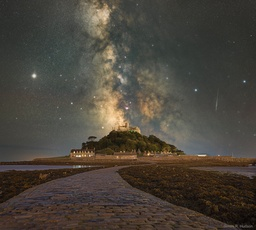
#> input picture SEM-7/Introduction To Image Processing/HW1/The Milky Way over St Michaels Mount.jpg, 256 x 230 px, shrunk from 2048 x 1841 before the run
$ jupyter execute CS17BTECH11012_hw1.ipynb
#> lines starting #> are read from the running program, lines starting #| are printed output that depends on the picture; after the words box and inside, x2 and y2 are one past the last pixel; in counts of white or black regions, pixels touching at a corner belong together; long printed decimals are rounded
## Problem 1

### 1.

[cell 1]
import matplotlib.pyplot as plt
import numpy as np
import math
from PIL import Image

# get histogram of the image
def getHistogram(image):

    bins = np.zeros(256)

    for i in range(image.shape[0]):
        for j in range(image.shape[1]):
            bins[int(image[i][j])] += 1

    y = np.arange(len(bins))
    plt.bar(y, bins, color = 'g')
    plt.show()

    return bins

[cell 2]
# get binary form of the image
def binarizeImg(image, T):

    for i in range(image.shape[0]):
        for j in range(image.shape[1]):
            if image[i][j] >= T:
                image[i][j] = 1
            else:
                image[i][j] = 0

    imgplot = plt.imshow(image, cmap = 'gray')
    return image

# to get the complement image
def getComplement(image):

    compImage = np.zeros(image.shape)
    for i in range(image.shape[0]):
        for j in range(image.shape[1]):
            if image[i][j]:
                compImage[i][j] = 0
            else:
                compImage[i][j] = 1

    return compImage

[cell 3]
def filter(image, i, j, s, n, case):

    if case == 'dilate':

        val = 0
        if s == 'cross':

            for row in range(-n, n + 1):
                if i - row >= 0 and i - row <= image.shape[0] - 1:
                    val = val or image[i - row][j]

            for col in range(-n, n + 1):
                if j - col >= 0 and j - col <= image.shape[1] - 1:
                    val = val or image[i][j - col]

        return val

    elif case == 'erode':

        val = 1
        if s == 'cross':

            for row in range(-n, n + 1):
                if i - row >= 0 and i - row <= image.shape[0] - 1:
                    val = val and image[i - row][j]

            for col in range(-n, n + 1):
                if j - col >= 0 and j - col <= image.shape[1] - 1:
                    val = val and image[i][j - col]

        return val

    elif case == 'median':

        if s == 'cross':

            count = [0, 0]
            for row in range(-n, n + 1):
                if i - row >= 0 and i - row <= image.shape[0] - 1:
                    count[int(image[i - row][j])] += 1

                elif i - row < 0:
                    count[int(image[0][j])] += 1

                else:
                    count[int(image[image.shape[0] - 1][j])] += 1


            for col in range(-n, n + 1):
                if j - col >= 0 and j - col <= image.shape[1] - 1:
                    count[int(image[i][j - col])] += 1

                elif j - col < 0:
                    count[int(image[i][0])] += 1

                else:
                    count[int(image[i][image.shape[1] - 1])] += 1

        count[int(image[i][j])] -= 1

        return count.index(max(count))

[cell 4]
def function(image, type_):

    outputImg = np.zeros(image.shape)

    for i in range(image.shape[0]):
        for j in range(image.shape[1]):
            outputImg[i][j] = filter(image, i, j, 'cross', 2, type_)

    return outputImg

[cell 5]
# reading the image
# 2020 September 07: The Milky Way over St Michaels Mount
# link : https://apod.nasa.gov/apod/ap200907.html
Milky = 'The Milky Way over St Michaels Mount.jpg'

imgMilky = Image.open(Milky)
#> imgMilky is the input picture: PIL image 256x230 RGB; mean R, G, B 74.4, 68.7, 59.9
imgMilky = np.array(imgMilky.convert('L'))
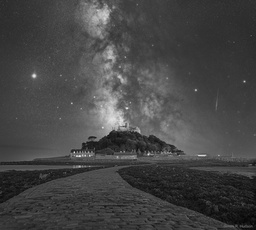
#> imgMilky: shape (230, 256); min 3, max 228, mean 69.4

[cell 6]
histMilky = getHistogram(imgMilky)
#> in getHistogram, `plt.show()`:
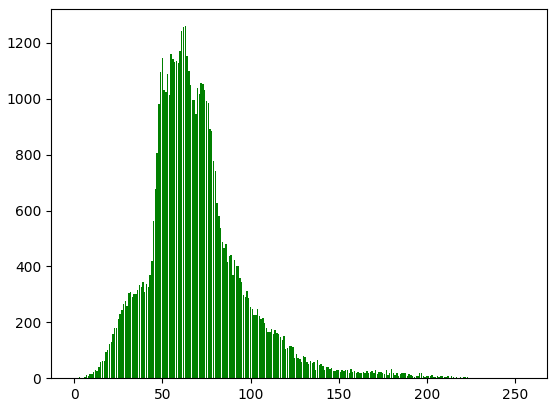
#> figure drawn by matplotlib, 1 panel; tallest bar 1260 high, from x = 62.6 to 63.4
#> histMilky = 256 values, max 1260 at index 63, min 0 at index 0, mean 230

[cell 7]
binaryMilky = binarizeImg(imgMilky.copy(), 65)
#> after the loop in binarizeImg, `for i in range(image.shape[0]):`:
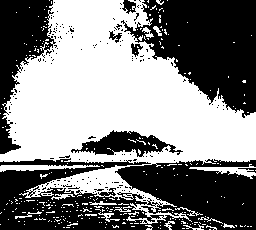
#> image: shape (230, 256); values 0 (black) and 1 (white), 51.4% white; 182 black regions (174 under 20 px), largest, box (x1, y1, x2, y2) and area: (0, 158, 256, 230) 13191, (121, 0, 256, 118) 9389, (0, 0, 56, 154) 3970
compMilky = getComplement(binaryMilky)

[cell 8]
# Erode
imgErode = function(compMilky, 'erode')
#> after the loop in function, `for i in range(image.shape[0]):`: outputImg: shape (230, 256) float64; values 0 (black) and 1 (white), 33.7% white; 178 white regions (154 under 20 px), largest, box (x1, y1, x2, y2) and area: (149, 0, 256, 112) 8043, (118, 165, 256, 230) 4653, (0, 0, 49, 104) 2854
imgErode = getComplement(imgErode)

# Dilate
imgDilate = function(binaryMilky, 'dilate')

if (imgErode == imgDilate).all():
    print('Hence, DILATE is the dual of ERODE with respect to complementation')
else:
    print('NO')

### 2.

[cell 9]
# Dilate
imgDilate = function(compMilky, 'dilate')
#> after the loop in function (call 3), `for i in range(image.shape[0]):`: outputImg: shape (230, 256) float64; values 0 (black) and 1 (white), 60.9% white; 88 black regions (83 under 20 px), largest, box (x1, y1, x2, y2) and area: (0, 0, 256, 163) 22117, (70, 167, 122, 192) 560, (0, 167, 48, 170) 70, (136, 9, 146, 24) 68, (238, 171, 251, 176) 22
imgDilate = getComplement(imgDilate)

# Erode
imgErode = function(binaryMilky, 'erode')

if (imgErode == imgDilate).all():
    print('Hence, ERODE is the dual of DILATE with respect to complementation')
else:
    print('NO')

### 3.

[cell 10]
# Median
imgMedian = function(compMilky, 'median')
#> after the loop in function (call 5), `for i in range(image.shape[0]):`:
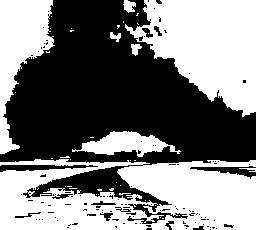
#> outputImg: shape (230, 256) float64; values 0 (black) and 1 (white), 49.4% white; 42 white regions (34 under 20 px), largest, box (x1, y1, x2, y2) and area: (0, 159, 256, 230) 13732, (125, 0, 256, 117) 9482, (0, 0, 55, 154) 4037
imgMedian = getComplement(imgMedian)

# Median
imgMedian_ = function(binaryMilky, 'median')

if (imgMedian == imgMedian_).all():
    print('Hence,  MEDIAN is its own dual with respect to complementation')
else:
    print('NO')

## Problem 2

[cell 11]
def LinearPointOp(image, P, L):

#> called with P = 2, L = 0
    outputImg = np.zeros(image.shape)

    for i in range(image.shape[0]):
        for j in range(image.shape[1]):
            outputImg[i][j] = int(P * image[i][j] + L)
            outputImg[i][j] = min(outputImg[i][j], 255)
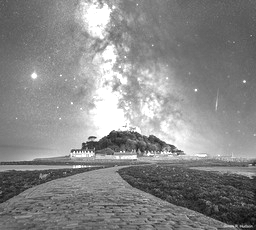
#> outputImg: shape (230, 256) float64; min 6, max 255, mean 136.8

    return outputImg

### 1.a

[cell 12]
# J = P.I :: P - 2 and L - 0
imgLinearPoint = LinearPointOp(imgMilky, 2, 0)
histMilkyLinearPoint = getHistogram(imgLinearPoint)

[cell 13]
'''In the above case we only have the scaling operation, so we have got a stretched version of the original histogram with P = 2 and L = 0'''

### 1.b

[cell 14]
# J = P.I :: P - 2 and L - 10
imgLinearPoint = LinearPointOp(imgMilky, 2, 10)
histMilkyLinearPoint = getHistogram(imgLinearPoint)

[cell 15]
'''In the above case we have both the scaling and offset operation, so we have got a stretched and shifted version of the original histogram with P = 2 and L = 10'''

### 2.

[cell 16]
# reading the image
# 2016 July 20: Dark Dunes on Mars
# link : https://apod.nasa.gov/apod/ap160720.html
Mars = 'Dark Dunes on Mars.jpg'

imgMars = Image.open(Mars)
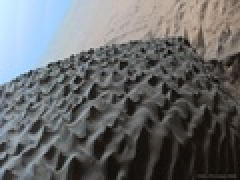
#> input picture SEM-7/Introduction To Image Processing/HW1/Dark Dunes on Mars.jpg, 120 x 90 px, shrunk from 960 x 720 before the run (shown 2 times larger)
#> imgMars is the input picture: PIL image 120x90 RGB; mean R, G, B 104.1, 106, 107.4
imgMars = np.array(imgMars.convert('L'))
#> imgMars: shape (90, 120)

[cell 17]
def FSCS(image, image_):
    A = np.amin(image)
    B = np.amax(image)

    print('Minimum pixel value before applying FSCS :', A)
#| Minimum pixel value before applying FSCS : 7
    print('Maximum pixel value before applying FSCS :', B)
#| Maximum pixel value before applying FSCS : 234
    print('-' * 60)
    print()

    K = 256

    # P
    P = (K - 1)/(B - A)

    # L
    L = (-A) * P

    print('Histogram of the image before applying FSCS')
    histMars = getHistogram(image_)

    imgFSCS = LinearPointOp(image, P, L)
#> after the loop in LinearPointOp (call 3), `for i in range(image.shape[0]):`: outputImg: shape (90, 120) float64; every value is 255
    print('Histogram of the image after applying FSCS')
    histMilkyLinearPoint = getHistogram(imgFSCS)
    print('-' * 60)
    print()


    A = np.amin(imgFSCS)
    B = np.amax(imgFSCS)

    print('Minimum pixel value after applying FSCS :', A)
#| Minimum pixel value after applying FSCS : 255.0
    print('Maximum pixel value after applying FSCS :', B)
#| Maximum pixel value after applying FSCS : 255.0

    return imgFSCS

[cell 18]
imgFSCS = FSCS(imgMars, imgMars)

[cell 19]
'''By applying the FSCS we have used the unused bit-values and we can observe it from our maximum pixel value changed from 240 to 255'''

### 3.

[cell 20]
imgLog = np.log(1  + imgMars)
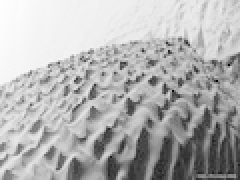
#> imgLog: shape (90, 120) float16 (shown 2 times larger); min 2.08, max 5.46, mean 4.45; drawn with min black and max white
imgLog = FSCS(imgLog, imgMars)
#| Minimum pixel value before applying FSCS : 2.08
#| Maximum pixel value before applying FSCS : 5.46
#| Minimum pixel value after applying FSCS : 0.0
#| Maximum pixel value after applying FSCS : 255.0

[cell 21]
imgplot = plt.imshow(imgLog, cmap = 'gray')

### 4.

[cell 22]
bins = np.zeros(256)

for i in range(imgMars.shape[0]):
    for j in range(imgMars.shape[1]):
        bins[int(imgMars[i][j])] += 1

bins /= (imgMars.shape[0] * imgMars.shape[1])
for ind, val in enumerate(bins):
    if ind != 0:
        bins[ind] += bins[ind - 1]

img = np.zeros(imgMars.shape)
for i in range(img.shape[0]):
    for j in range(img.shape[1]):
        img[i][j] = bins[imgMars[i][j]]
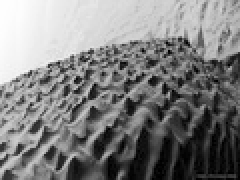
#> img: shape (90, 120) float64 (shown 2 times larger); min 9.26e-05, max 1, mean 0.503

img = FSCS(img, imgMars)
#| Minimum pixel value before applying FSCS : 9.259259259259259e-05
#| Maximum pixel value before applying FSCS : 1
#> in getHistogram (call 9), `plt.show()`:
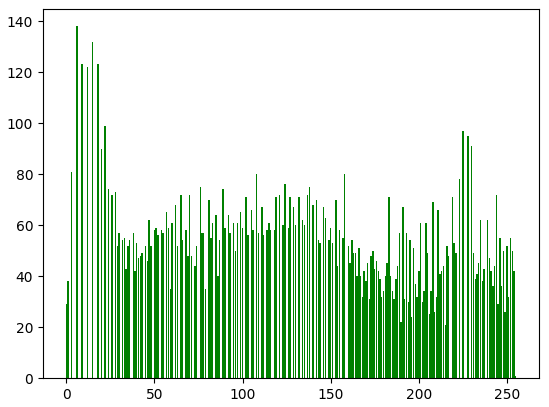
#> figure drawn by matplotlib, 1 panel; tallest bar 138 high, from x = 5.6 to 6.4
#| Minimum pixel value after applying FSCS : 0.0
#| Maximum pixel value after applying FSCS : 255.0

[cell 23]
imgplot = plt.imshow(imgMars, cmap = 'gray')

[cell 24]
fig, ax = plt.subplots(nrows = 1, ncols = 3, figsize = (8, 8))
ax[0].imshow(imgFSCS, cmap = 'gray')
ax[1].imshow(imgLog, cmap = 'gray')
ax[2].imshow(img, cmap = 'gray')

[cell 25]
'''We can see in the log range compression that bright intensities compressed heavily causing faint details to
appear'''

## Problem 3

### 1.

[cell 26]
def zoomNearestNeighbor(image, magni):

#> called with magni = 1.5
    x = int(magni * image.shape[0])
    y = int(magni * image.shape[1])
    imgZoom = np.zeros((x, y))


    for i in range(imgZoom.shape[0]):
        for j in range(imgZoom.shape[1]):

            # row wise
            x = math.ceil((i + 1)/(magni)) - 1

            # column wise
            y = math.ceil((j + 1)/(magni)) - 1

            imgZoom[i][j] = image[x][y]

    return imgZoom

[cell 27]
zoomMilky = zoomNearestNeighbor(imgMilky, 1.5)
zoomMars = zoomNearestNeighbor(imgMars, 1.5)
#> call 2 of zoomNearestNeighbor, with magni = 1.5
#> after the loop in zoomNearestNeighbor (call 2), `for i in range(imgZoom.shape[0]):`:
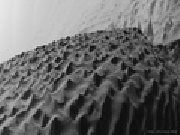
#> imgZoom: shape (135, 180) float64; min 7, max 234, mean 105.2

[cell 28]
fig, ax = plt.subplots(nrows = 1, ncols = 2, figsize = (8, 8))
ax[0].imshow(zoomMilky, cmap = 'gray')
ax[1].imshow(zoomMars, cmap = 'gray')
